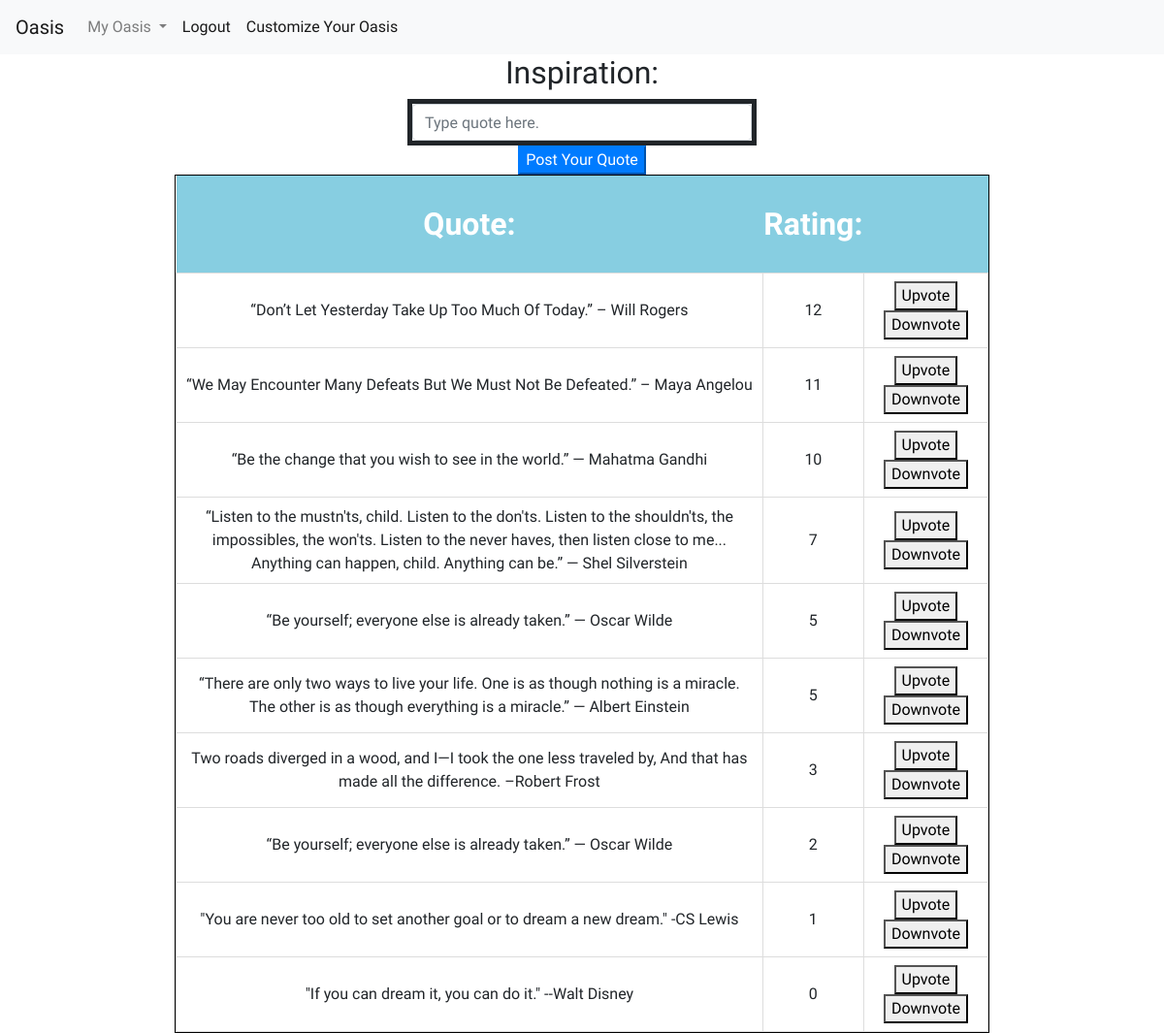
Page /quotes (signed in) on the committed database.
### tables this page shows
CREATE TABLE 'quotes' ('id' integer PRIMARY KEY NOT NULL, 'quote' text, 'rating' INTEGER DEFAULT 0);

### application.py (the view)
@app.route("/quotes", methods=["GET", "POST"])
@login_required
def route():
    quotes = db.execute("SELECT id, quote, rating FROM quotes ORDER BY rating DESC")
    if request.method == "POST":
        quote = request.form.get("quote")
        db.execute("INSERT INTO quotes (quote) VALUES (?)", quote)
        return redirect("/quotes")
    else:
        return render_template("quotes.html", quotes=quotes)

### application.py (called while the page is built)
@app.after_request
def after_request(response):
    response.headers["Cache-Control"] = "no-cache, no-store, must-revalidate"
    response.headers["Expires"] = 0
    response.headers["Pragma"] = "no-cache"
    return response

### helpers.py (called while the page is built)
def login_required(f):
    @wraps(f)
    def decorated_function(*args, **kwargs):
        if session.get("user_id") is None:
            return redirect("/login")
        return f(*args, **kwargs)
    return decorated_function

### templates/quotes.html (shortened to what this page needs)
{% extends "layout.html" %}
{% block main %}
    <div>
    <h2>Inspiration:</h2>
    <table id="quotes_table">
          <thead>
              <tr>
                <th>Quote:</th>
                <th>Rating:</th>
                <th></th>
              </tr>
          </thead>
          <tbody>
            {% for row in quotes %}
            <tr>
                <td>{{row["quote"]}}</td>
                <td id="{{row['id']}}rating">{{row["rating"]}}</td>
                <td>
                    <button onclick = "upvote({{row['id']}});" id = "{{row['id']}}up">Upvote</button>
                    <button onclick = "downvote({{row['id']}});" id = "{{row['id']}}down">Downvote</button>
                </td>
            </tr>
              {% endfor %}
            </tbody>
        </div>
        <div class = "addquote">
                <form action="/quotes" method="POST">
                    <div class="form-group">
                    <input type="text" name="quote" class="form-control" id="post-quote" placeholder="Type quote here.">
                    </div>
                    <div class="submit-button">
                        <button type="submit" class="btn-primary">Post Your Quote</button>
                    </div>
                </form>
            </div>
{% endblock %}

### templates/layout.html (shortened to what this page needs)
<!DOCTYPE html>
<html lang="en">
    <head>
        <link rel="stylesheet" href="https://cdn.jsdelivr.net/npm/bootstrap@4.5.3/dist/css/bootstrap.min.css">
        <link href="/static/styles.css" rel="stylesheet">
        <nav class="navbar navbar-expand-lg navbar-light bg-light">
            <a class="navbar-brand" href="/">Oasis</a>
            <div class="collapse navbar-collapse" id="navbarSupportedContent">
                {% if session.user_id %}
                <ul class="navbar-nav mr-auto">
                    <li class="nav-item dropdown">
                        <a class="nav-link dropdown-toggle" href="#" id="navbarDropdown" role="button" data-toggle="dropdown" aria-haspopup="true" aria-expanded="false">
                          My Oasis
                        </a>
                    </li>
                  <li class="nav-item active">
                    <a class="nav-link" href="/logout">Logout <span class="sr-only">(current)</span></a>
                  </li>
                  <li class="nav-item active">
                    <a class="nav-link" href="/customize">Customize Your Oasis <span class="sr-only">(current)</span></a>
                  </li>
                </ul>
                 {% else %}
                    <ul class="navbar-nav ml-auto mt-2">
                        <li class="nav-item"><a class="nav-link" href="/register">Register</a></li>
                        <li class="nav-item"><a class="nav-link" href="/login">Log In</a></li>
                    </ul>
                {% endif %}
            </div>
        </nav>
    </head>
    <body>
        <main>
        {%block main%}{% endblock %}
        </main>
    </body>
</html>

### static/styles.css (style rules this page uses)
body { background-color: white; font-family: "Junge", serif; font-size: 100%; font-weight: 400; line-height: 1.5; margin: 0; text-align: center; }
#quotes_table { border: 1px solid black; border-collapse: collapse; width: 70%; display: block; position: static; margin: auto; }
#quotes_table td { border: 1px solid #ddd; padding: 8px; }
#quotes_table th { background-color: #87CEE1; padding-top: 12px; padding-bottom: 12px; height: 100px; text-align: center; color: white; font-size: 2em; }
.form-group { position: relative; display: block; text-align: center; width: 30%; margin: auto; background-color: #f8f8f8; border-style: solid; border-width: 5px; }

### rows in the picture
quotes: quote "“Don’t Let Yesterday Take Up Too Much Of Today.” – Will Rogers", rating "12"
quotes: quote "“We May Encounter Many Defeats But We Must Not Be Defeated.” – Maya Angelou", rating "11"
quotes: quote "“Be the change that you wish to see in the world.” ― Mahatma Gandhi", rating "10"
quotes: quote "“Listen to the mustn'ts, child. Listen to the don'ts. Listen to the shouldn'ts, the impossibles, the won'ts. Listen to the never haves, then listen close to me... Anything can happen, child. Anything can be.” ― Shel Silverstein", rating "7"
quotes: quote "“Be yourself; everyone else is already taken.” ― Oscar Wilde", rating "5"
quotes: quote "“There are only two ways to live your life. One is as though nothing is a miracle. The other is as though everything is a miracle.” ― Albert Einstein", rating "5"
quotes: quote "Two roads diverged in a wood, and I—I took the one less traveled by, And that has made all the difference. –Robert Frost", rating "3"
quotes: quote "“Be yourself; everyone else is already taken.” ― Oscar Wilde", rating "2"
quotes: quote "\"You are never too old to set another goal or to dream a new dream.\" -CS Lewis", rating "1"
quotes: quote "\"If you can dream it, you can do it.\" --Walt Disney", rating "0"
